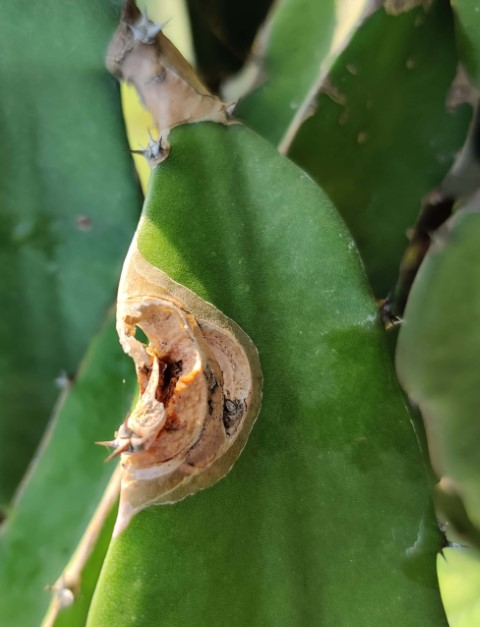
#> input picture data/Converted Images/Anthracnose/Anthracnose (100).jpg, 480 x 627 px; its folder holds only this picture in this run; the run also reads 1 picture not shown here
$ jupyter execute --allow-errors preprocess.ipynb
#> lines starting #> are read from the running program, lines starting #| are printed output that depends on the picture
[cell 1]
from pathlib import Path
import cv2
import numpy as np
import pandas as pd
from tqdm import tqdm
import matplotlib.pyplot as plt
import random

# Configuration
PROJECT_ROOT = Path("..").resolve()
DATA_DIR = PROJECT_ROOT / "data" / "Converted Images"
OUT_DIR = PROJECT_ROOT / "outputs"
PREP_DIR = OUT_DIR / "preprocessed_index"
PREP_DIR.mkdir(parents=True, exist_ok=True)
INDEX_CSV = OUT_DIR / "preprocessed_index.csv"

# Image extensions
EXTS = {".jpg", ".jpeg", ".png", ".bmp"}

# Preprocessing parameters
RESIZE_MODE = "fixed300"  # Options: "fixed300", "fixed256", "width480"
FIXED_SIZE = (300, 300)
TARGET_WIDTH = 480

# Gaussian blur
GAUSS_KSIZE = (5, 5)
GAUSS_SIGMA = 0

# Gamma correction
GAMMA = 1.2

# CLAHE parameters
CLAHE_CLIP = 2.0
CLAHE_TILE = (8, 8)

# 1. Scan Dataset & Binary Labeling

[cell 2]
def scan_dataset(root: Path):
    rows = []
    for cls_dir in sorted([p for p in root.iterdir() if p.is_dir()]):
        cls = cls_dir.name
        for fp in cls_dir.rglob("*"):
            if fp.is_file() and fp.suffix.lower() in EXTS:
                # Healthy = 0, else/diseased = 1
                y = 0 if cls.lower() == "healthy" else 1
                rows.append({
                    "orig_path": str(fp),
                    "class": cls,
                    "Output": y,
                })
#> pass 2 of the loop in scan_dataset, `for cls_dir in sorted([p for p in root.iterdir() if p.is_dir()]):`:
    return pd.DataFrame(rows)

df = scan_dataset(DATA_DIR)
print("DATA_DIR:", DATA_DIR)
print("Total images:", len(df))
df.head()

# 5. Alternative Preprocessing Methods (Optional)

You can experiment with different preprocessing strategies by changing the `preprocess_fn` parameter in `process_dataset()`. Available methods:
- `preprocess_basic` - Gaussian blur + Gamma correction + Histogram equalization
- `preprocess_clahe` - CLAHE enhancement + Sharpening
- `preprocess_saturation` - HSV saturation channel extraction
- `preprocess_edge` - Canny edge detection
- `preprocess_morphological` - Morphological opening for noise removal

# 2. Preprocessing Functions

[cell 3]
def resize_fixed(gray: np.ndarray, size_wh: tuple = FIXED_SIZE) -> np.ndarray:
    """Resize to fixed size using INTER_AREA."""
    return cv2.resize(gray, size_wh, interpolation=cv2.INTER_AREA)

# [11 lines left out: function resize_keep_aspect_width, not called in this run]

def resize_image(bgr: np.ndarray) -> np.ndarray:
    """Resize image based on RESIZE_MODE config."""
    gray = cv2.cvtColor(bgr, cv2.COLOR_BGR2GRAY)
    if RESIZE_MODE == "fixed300":
        return resize_fixed(gray, FIXED_SIZE)
    elif RESIZE_MODE == "fixed256":
        return resize_fixed(gray, (256, 256))
    elif RESIZE_MODE == "width480":
        return resize_keep_aspect_width(gray, TARGET_WIDTH, allow_upscale=True)
    else:
        raise ValueError(f"Unknown RESIZE_MODE: {RESIZE_MODE}")

def apply_gaussian_blur(gray: np.ndarray) -> np.ndarray:
    """Apply Gaussian blur for denoising."""
    return cv2.GaussianBlur(gray, GAUSS_KSIZE, GAUSS_SIGMA)

def apply_gamma_correction(img: np.ndarray, gamma: float = GAMMA) -> np.ndarray:
    """Apply gamma correction to image."""
    if gamma <= 0:
        return img
    inv = 1.0 / gamma
    table = (np.arange(256) / 255.0) ** inv
    table = np.clip(table * 255.0, 0, 255).astype(np.uint8)
    return cv2.LUT(img, table)

def apply_histogram_equalization(gray: np.ndarray) -> np.ndarray:
    """Apply histogram equalization."""
    return cv2.equalizeHist(gray)

# [17 lines left out: functions apply_clahe, apply_sharpening, apply_morphological_opening, not called in this run]

def apply_canny_edge(gray: np.ndarray, threshold1: int = 100, threshold2: int = 200) -> np.ndarray:
    """Apply Canny edge detection."""
    return cv2.Canny(gray, threshold1, threshold2)

def preprocess_basic(bgr: np.ndarray) -> np.ndarray:
    """Basic preprocessing: resize + gaussian + gamma + histogram eq."""
    gray = resize_image(bgr)
    gray = apply_gaussian_blur(gray)
    gray = apply_gamma_correction(gray)
    gray = apply_histogram_equalization(gray)
    return gray

# [29 lines left out: functions preprocess_clahe, preprocess_saturation, preprocess_edge, preprocess_morphological, not called in this run]

# 3. Processing & Save

[cell 4]
def get_output_path(input_path: str, cls: str, prep_dir: Path = PREP_DIR) -> Path:
    """Get output file path for preprocessed image."""
    input_p = Path(input_path)
    class_dir = prep_dir / cls
    class_dir.mkdir(parents=True, exist_ok=True)
    return class_dir / input_p.name

def process_dataset(df: pd.DataFrame, preprocess_fn, prep_output_dir: Path,
                    desc: str = "Processing") -> tuple[pd.DataFrame, int]:
    """
    Process all images in dataset using specified preprocessing function.

    Args:
        df: DataFrame with orig_path and class columns
        preprocess_fn: Function that takes BGR image and returns processed image
        prep_output_dir: Directory to save preprocessed images
        desc: Progress bar description

    Returns:
        Tuple of (processed dataframe, number of failed images)
    """
#> called with desc = 'Preprocessing (basic)'
    rows = []
    failed = 0

    for record in tqdm(df.to_dict("records"), desc=desc):
        orig_path = record["orig_path"]
        cls = record["class"]
        y = int(record["Output"])

        # Read image
        bgr = cv2.imread(orig_path)
#> bgr is the input picture: shape (627, 480, 3); mean B, G, R 60.1, 108.5, 83.2
        if bgr is None:
            failed += 1
            continue

        # Process image
        try:
            processed = preprocess_fn(bgr)
#> in resize_image, `gray = cv2.cvtColor(bgr, cv2.COLOR_BGR2GRAY)`:
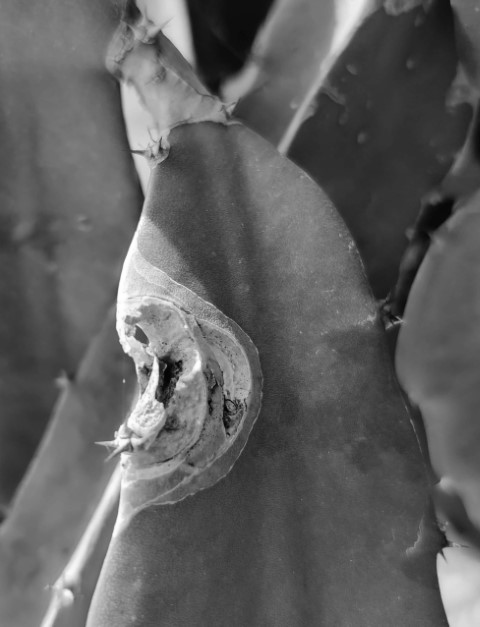
#> gray: shape (627, 480); min 1, max 255, mean 95.4
#> in resize_fixed, `return cv2.resize(gray, size_wh, interpolation=cv2.INTER_AREA)`:
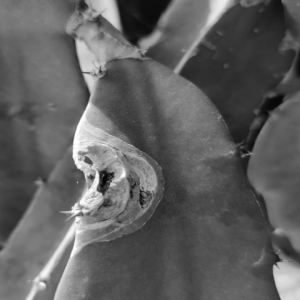
#> returned value: shape (300, 300); min 5, max 254, mean 95.4
#> in apply_gamma_correction, `return cv2.LUT(img, table)`:
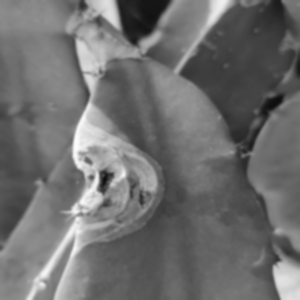
#> returned value: shape (300, 300); min 14, max 252, mean 110.6
#> in apply_histogram_equalization, `return cv2.equalizeHist(gray)`:
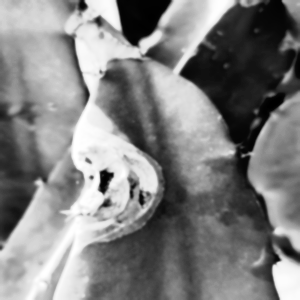
#> returned value: shape (300, 300); min 0, max 255, mean 128.6
        except Exception as e:
            print(f"Error processing {orig_path}: {e}")
            failed += 1
            continue

        # Save image
        output_path = get_output_path(orig_path, cls, prep_output_dir)
        success = cv2.imwrite(str(output_path), processed)
        if not success:
            failed += 1
            continue

        # Get dimensions
        if len(processed.shape) == 2:
            h, w = processed.shape
#> h = 300; w = 300
        else:
            h, w = processed.shape[:2]

        rows.append({
            "orig_path": orig_path,
            "prep_path": str(output_path),
            "class": cls,
            "Output": y,
            "width": w,
            "height": h,
            "resize_mode": RESIZE_MODE,
        })
#> pass 2 of the loop in process_dataset, `for record in tqdm(df.to_dict("records"), desc=desc):`:
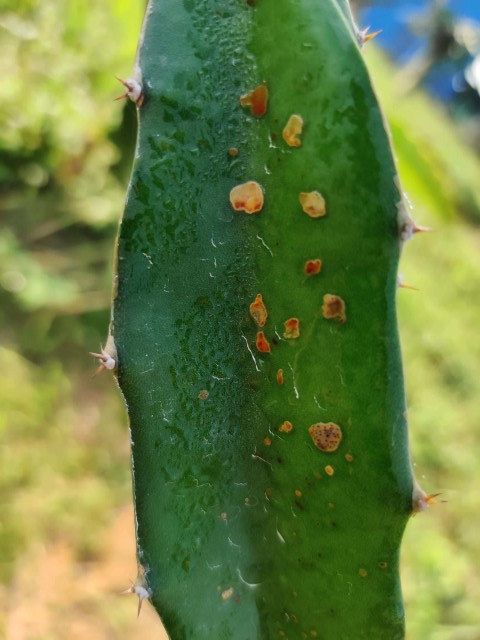
#> input picture data/Converted Images/Brown_Stem_Spot/Brown_Stem_Spot (15).jpg, 480 x 640 px
#> in process_dataset, bgr is the input picture: shape (640, 480, 3); mean B, G, R 65.4, 126.5, 103.9
#> gray: shape (640, 480)

    return pd.DataFrame(rows), failed

# Run preprocessing with basic method
output_csv = OUT_DIR / "preprocessed_index.csv"
df_processed, failed_count = process_dataset(df, preprocess_basic, PREP_DIR,
                                             desc="Preprocessing (basic)")
#> df_processed = table of 2 rows and 7 columns; failed_count = 0

# Save results
#> (the rest of this cell did not finish here and is left out)

# 4. Visualization - Before & After

[cell 5]
def bgr_to_rgb(bgr: np.ndarray) -> np.ndarray:
    """Convert BGR to RGB color space."""
    return cv2.cvtColor(bgr, cv2.COLOR_BGR2RGB)

def visualize_preprocessing_comparison(sample_df: pd.DataFrame, sample_size: int = 8):
    """Visualize original vs preprocessed images side by side."""
#> called with sample_size = 8
    sample = sample_df.sample(min(sample_size, len(sample_df)), random_state=42)

    for idx, record in enumerate(sample.to_dict("records"), start=1):
        orig = cv2.imread(record["orig_path"])
        prep = cv2.imread(record["prep_path"], cv2.IMREAD_GRAYSCALE)
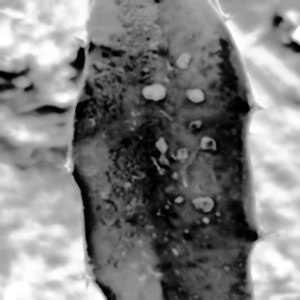
#> prep: shape (300, 300); min 0, max 255, mean 128.7

        if orig is None or prep is None:
            continue

        # Resize original for comparison
        orig_resized = cv2.resize(orig, FIXED_SIZE, interpolation=cv2.INTER_LINEAR)
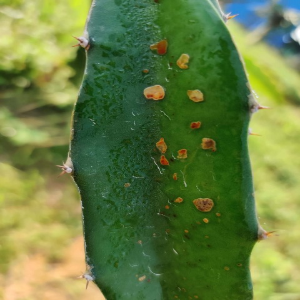
#> orig_resized: shape (300, 300, 3); mean B, G, R 65.3, 126.4, 103.8

        # Create figure with 3 subplots
        fig, axes = plt.subplots(1, 3, figsize=(12, 3))

        axes[0].imshow(bgr_to_rgb(orig))
#> in bgr_to_rgb, `return cv2.cvtColor(bgr, cv2.COLOR_BGR2RGB)`:
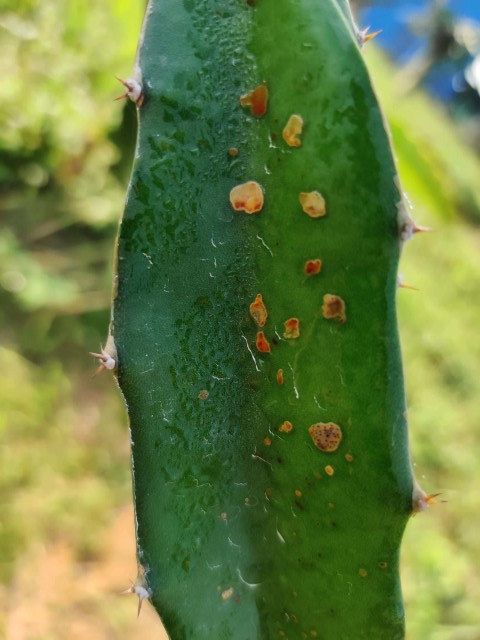
#> returned value: shape (640, 480, 3); mean R, G, B 103.9, 126.5, 65.4
        axes[0].set_title(f"Original ({record['class']})")
        axes[0].axis("off")

        axes[1].imshow(bgr_to_rgb(orig_resized))
        axes[1].set_title(f"Resized {FIXED_SIZE[0]}×{FIXED_SIZE[1]}")
        axes[1].axis("off")

        axes[2].imshow(prep, cmap="gray")
        axes[2].set_title("Preprocessed")
        axes[2].axis("off")

        plt.tight_layout()
        plt.show()
#> pass 2 of the loop in visualize_preprocessing_comparison, `for idx, record in enumerate(sample.to_dict("records"), start=1):`:
#> in visualize_preprocessing_comparison, `orig_resized = cv2.resize(orig, FIXED_SIZE, interpolation=cv2.INTER_LI..`:
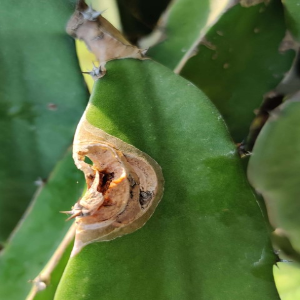
#> orig_resized: shape (300, 300, 3); mean B, G, R 60, 108.4, 83.1
#> in bgr_to_rgb (call 3), `return cv2.cvtColor(bgr, cv2.COLOR_BGR2RGB)`:
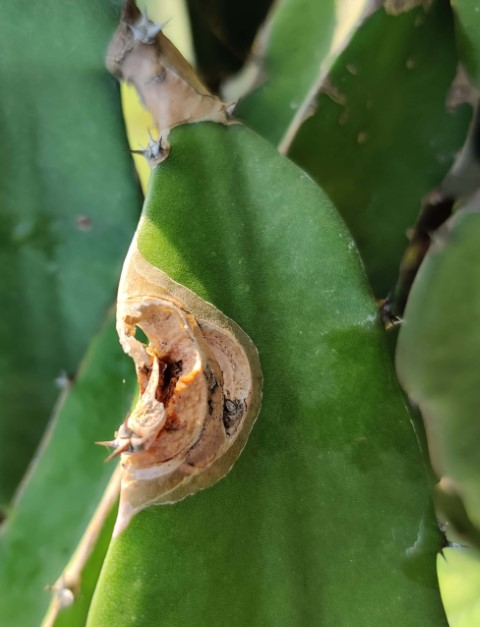
#> returned value: shape (627, 480, 3); mean R, G, B 83.2, 108.5, 60.1

# Visualize sample comparisons
visualize_preprocessing_comparison(df_processed, sample_size=8)
